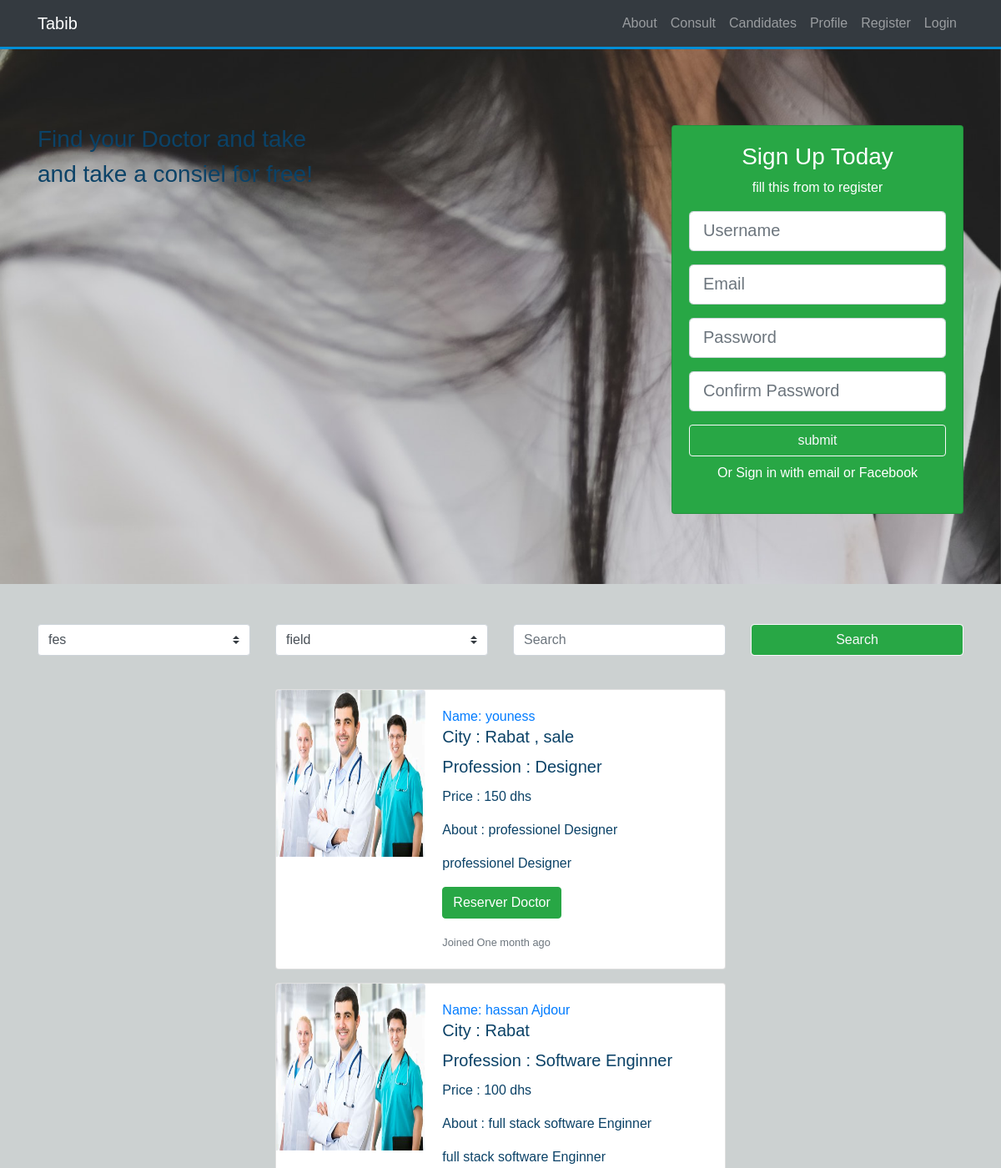
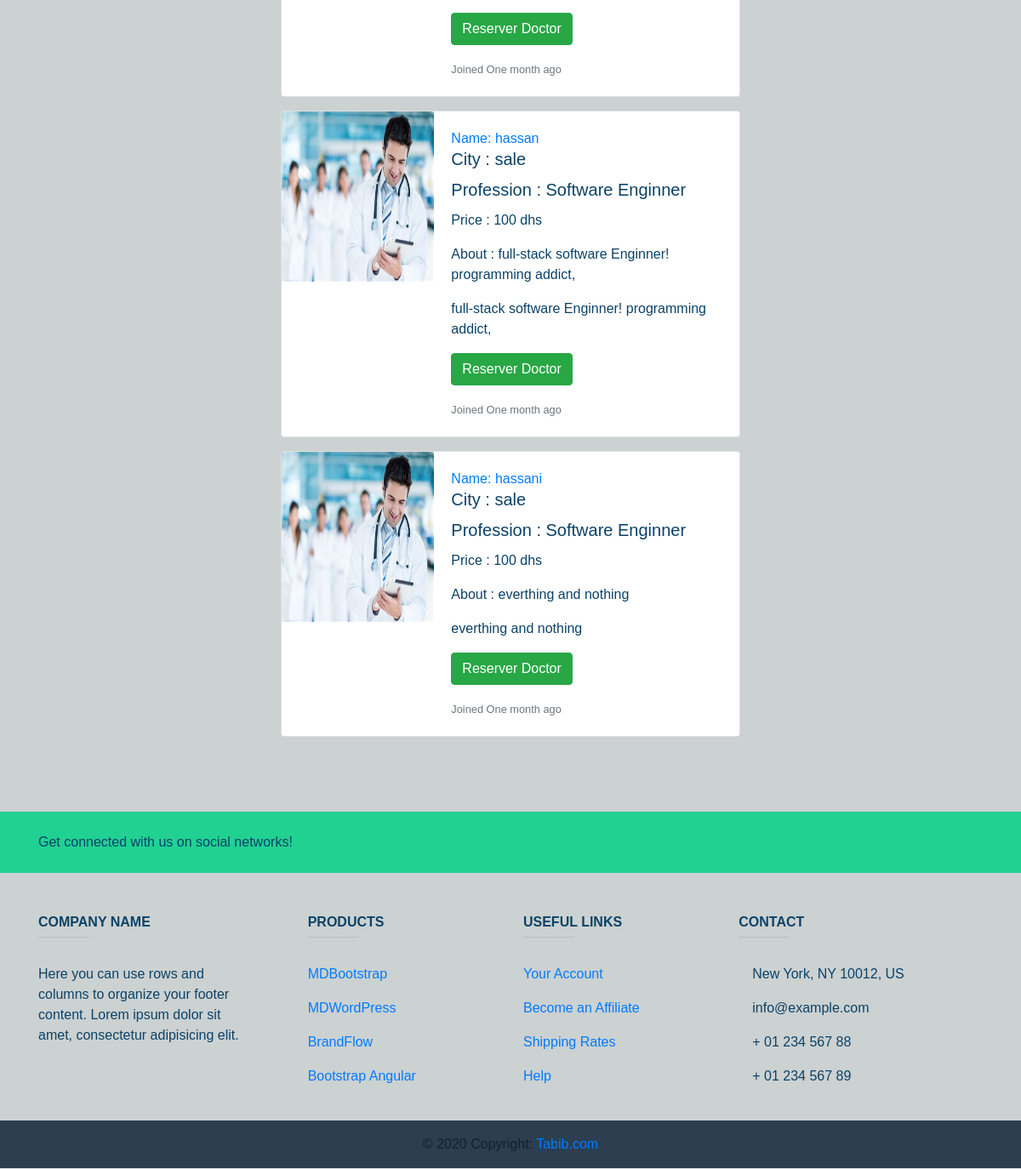
The page / on the database its author committed (2 pictures, top to bottom).
### tabib/models.py (models this page shows, shortened)
class Profile(models.Model):
    Doctor_in = {
      ('a', 'Dentist'),
      ('a', 'eyes Doctor'),
      ('a', 'Physiologist'),
      ('a', 'psychologist'),
    }
    user = models.OneToOneField(User, on_delete=models.CASCADE)
    username = models.CharField(max_length=15 , default="")
    gender = models.CharField(max_length=30, choices=type_of_person)
    specialist = models.CharField(max_length=30 , default="")
    field = models.CharField(max_length=30 , choices=Doctor_in , blank=True, null=True)
    about = models.TextField(max_length=300 , default="")
    price = models.IntegerField(default=100)
    address = models.CharField(blank=True , null=True , max_length=40 )
    city = models.CharField(max_length=15 , default="")
    phon = models.CharField(default="+2126" , max_length=13)
    email= models.CharField(max_length=20, blank = True , null=True)
    facebook = models.CharField(max_length=20, blank=True , null=True)
    whatssap = models.CharField(default="+2126" , max_length=13 , blank=True , null = True)
    profile_joined = models.DateTimeField(default=timezone.now)
    joined = models.DateTimeField(auto_now=True)
    image = models.ImageField(default='doc.jpg', upload_to="./images")
    slug = models.SlugField(blank=True, null=True)
    class Meta():
      ordering = ('-price',)

### tabib/views.py (the view)
# urls.py: path('', views.home , name='home'),
def home(request):
  items = Profile.objects.all()
  context = {
   'title' : 'home',
   'items' : items ,
  }
  return render(request, 'home.html' , context)

### tabib/templates/home.html (shortened to what this page needs)
{% extends 'base.html' %}
{% block content %}
<header class="mt-5 items">
        <div class="container">
        <div class="row">
        <div class="col-md-3">
                <select class="custom-select">
                   <option selected>fes</option>
                 </select>
        </div>
        <div class="col-md-3">
                 <select class="custom-select">
                   <option selected>field</option>
                 </select>
        </div>
         <div class="col-md-3">
           <input type="text" class="form-control" placeholder="Search">
         </div>
        <div class="col-md-3">
        <button type="submit" value="submit" class=" form-control btn btn-success btn-outline-light mb-3"> Search </button>
        </div>
      </div>
    </div>
</header>
<div class="container mt-4">
  <div class="row">
  <div class="col-md-3">
  </div>
  <div class="col-md-6">
  {% for item in items %}
  <div class="card mb-3" style="max-width: 540px;">
  <div class="row no-gutters">
    <div class="col-md-4">
      <img src="{{item.image.url}}" class="card-img-top" alt="" style="height:200px">
    </div>
    <div class="col-md-8">
      <div class="card-body">
        <a href="{% url 'profile' item.slug %}" class="card-title"> Name: {{item.username}}</a>
        <h5 class="card-title"> City : {{item.city}}</h5>
        <h5 class="card-title"> Profession : {{item.specialist}} </h5>
        <p class="card-text"> Price : {{item.price}} dhs</p>
        <p class="card-text "> About : {{item.about}} </p>
        <p class="card-text">{{item.about}}</p>
        <p class="btn btn-success"> Reserver Doctor </p>
         <p class="card-text"><small class="text-muted"> Joined One month ago</small></p>
      </div>
    </div>
  </div>
</div>
 {% endfor %}
</div>
    <div class="col-md-3">
    </div>
</div>
</div>
{% endblock content %}

### tabib/templates/base.html (shortened to what this page needs)
{% load static %}
<!DOCTYPE html>
<html lang="ar">
    <head>
        <link rel="stylesheet" href="{% static 'css/bootsrtap.min.css' %}" >
        <link rel="stylesheet" href="{% static 'css/main.css' %}" >
    </head>
<body class="home">
    <header>
        <nav class="navbar navbar-expand-sm  bg-dark navbar-dark fixed-top" id="nav">
            <div class="container">
                <a class="navbar-brand" href="{% url 'home' %}"> Tabib </a>
                <div class="collapse navbar-collapse" id="#navbarCollapse">
                    <ul class="navbar-nav ml-auto">
                        <li class="nav-item">
                            <a href="#" class="nav-link"> About </a>
                        </li>
                        <li class="nav-item">
                            <a href="#" class="nav-link"> Consult </a>
                        </li>
                        <li class="nav-item">
                            <a href="{% url 'home' %}" class="nav-link"> Candidates </a>
                        </li>
                       <li class="nav-item">
                            <a href="{% url 'myprofile' %}" class="nav-link"> Profile  </a>
                        </li>
                        {% if user.is_authenticated %}
                        <li class="nav-item">
                            <a href="{% url 'logout' %}" class="nav-link"> logout  </a>
                        </li>
                         {% else %}
                        <li class="nav-item">
                            <a href="{% url 'register' %}" class="nav-link"> Register </a>
                        </li>
                        <li class="nav-item">
                            <a href="{% url 'login' %}" class="nav-link"> Login </a>
                        </li>
                        {% endif %}
                    </ul>
                </div>
            </div>
        </nav>
        </header>
        <header class ="home-section">
           <div class="dark-overlay">
               <div class="home-inner">
                   <div class="container">
                       <div class="row">
                           <div class="col-lg-8">
                               <div class="">
                               <h3> Find your Doctor and take  </h3>
                               <h3> and take a consiel for free! <h3>
                               </div>
                           </div>
                           <div class="col-lg-4 register">
                               <div class="card bg-success text-center card-from register">
                                   <div class="card-body">
                                       <h3>Sign Up Today </h3>
                                       <p>fill this from to register</p>
                                       <form class="from-group">
                                           <div class="form-group">
                                           <input type="text" placeholder="Username"
                                           class="form-control form-control-lg">
                                          </div>
                                          <div class="form-group">
                                           <input type="text" placeholder="Email"
                                           class="form-control form-control-lg">
                                           </div>
                                           <div class="form-group">
                                           <input type="text" placeholder="Password"
                                           class="form-control form-control-lg">
                                           </div>
                                           <div class="form-group">
                                           <input type="text" placeholder="Confirm Password"
                                           class="form-control form-control-lg">
                                           </div>
                                           <input type="submit" value="submit"
                                            class="btn btn-outline-light btn-block mt-3">
                                           <p class="color-dark mt-2"> Or Sign in with email or Facebook </p>
                                           </div>
                                   </div>
                               </div>
                           </div>
                       </div>
                   </div>
               </div>
    </header>
    <div class="mt-5">
       {% block content %}
      {% endblock content %}
    </div>
    <br>
    <br>
    <br>
<footer class="page-footer font-small blue-grey  lighten-5">
  <div style="background-color: #21d192;">
    <div class="container">
      <div class="row py-4 d-flex align-items-center">
        <div class="col-md-6 col-lg-5 text-center text-md-left mb-4 mb-md-0">
          <h6 class="mb-0">Get connected with us on social networks!</h6>
        </div>
        <div class="col-md-6 col-lg-7 text-center text-md-right">
          <a class="fb-ic">
          </a>
          <a class="tw-ic">
          </a>
          <a class="gplus-ic">
          </a>
          <a class="li-ic">
          </a>
        </div>
      </div>
    </div>
  </div>
  <div class="container text-center text-md-left mt-5">
    <div class="row mt-3 dark-grey-text">
      <div class="col-md-3 col-lg-4 col-xl-3 mb-4">
        <h6 class="text-uppercase font-weight-bold">Company name</h6>
        <hr class="teal accent-3 mb-4 mt-0 d-inline-block mx-auto" style="width: 60px;">
        <p>Here you can use rows and columns to organize your footer content. Lorem ipsum dolor sit amet,
          consectetur
          adipisicing elit.</p>
      </div>
      <div class="col-md-2 col-lg-2 col-xl-2 mx-auto mb-4">
        <h6 class="text-uppercase font-weight-bold">Products</h6>
        <hr class="teal accent-3 mb-4 mt-0 d-inline-block mx-auto" style="width: 60px;">
        <p>
          <a class="dark-grey-text" href="#!">MDBootstrap</a>
        </p>
        <p>
          <a class="dark-grey-text" href="#!">MDWordPress</a>
        </p>
        <p>
          <a class="dark-grey-text" href="#!">BrandFlow</a>
        </p>
        <p>
          <a class="dark-grey-text" href="#!">Bootstrap Angular</a>
        </p>
      </div>
      <div class="col-md-3 col-lg-2 col-xl-2 mx-auto mb-4">
        <h6 class="text-uppercase font-weight-bold">Useful links</h6>
        <hr class="teal accent-3 mb-4 mt-0 d-inline-block mx-auto" style="width: 60px;">
        <p>
          <a class="dark-grey-text" href="#!">Your Account</a>
        </p>
        <p>
          <a class="dark-grey-text" href="#!">Become an Affiliate</a>
        </p>
        <p>
          <a class="dark-grey-text" href="#!">Shipping Rates</a>
        </p>
        <p>
          <a class="dark-grey-text" href="#!">Help</a>
        </p>
      </div>
      <div class="col-md-4 col-lg-3 col-xl-3 mx-auto mb-md-0 mb-4">
        <h6 class="text-uppercase font-weight-bold">Contact</h6>
        <hr class="teal accent-3 mb-4 mt-0 d-inline-block mx-auto" style="width: 60px;">
        <p>
           New York, NY 10012, US</p>
        <p>
           info@example.com</p>
        <p>
           + 01 234 567 88</p>
        <p>
           + 01 234 567 89</p>
      </div>
    </div>
  </div>
<div class="border-bottom" style="background:#2c3e50; color: #f2f4f4 ">
  <div class="footer-copyright text-center text-black-50 py-3">© 2020 Copyright:
    <a class="dark-grey-text" href="#"> Tabib.com</a>
  </div>
</div>
</footer>
</body>
</html>

### tabib/static/css/main.css (style rules this page uses)
body { background-color:#ccd1d1; color: #0b4267 ; font-family: 'Franklin Gothic Medium', 'Arial Narrow', Arial, sans-serif ; }
#nav { color : #2ecc71; }
.navbar { border-bottom : 3px solid #008ed6 ; background-color: #2ecc71; }
.home-section { background: url(1.jpg) no-repeat ; min-height: 700px ; background-size : cover ; background-attachment: fixed; }
.dark-overlay { position:absolute; top: 0 ; left : 0 ; width : 100% ; min-height: 700px ; }
.home-inner { padding-top: 150px; }
.register { color: white; }
footer { background-color: #ccd1d1; }

### rows shown on the page
Profile: image (picture), username "youness", city "Rabat , sale", specialist "Designer", price "150", about "professionel Designer"
Profile: image (picture), username "hassan Ajdour", city "Rabat", specialist "Software Enginner", price "100", about "full stack software Enginner"
Profile: image (picture), username "hassan", city "sale", specialist "Software Enginner", price "100", about "full-stack software Enginner! programming addict,"
Profile: image (picture), username "hassani", city "sale", specialist "Software Enginner", price "100", about "everthing and nothing"
